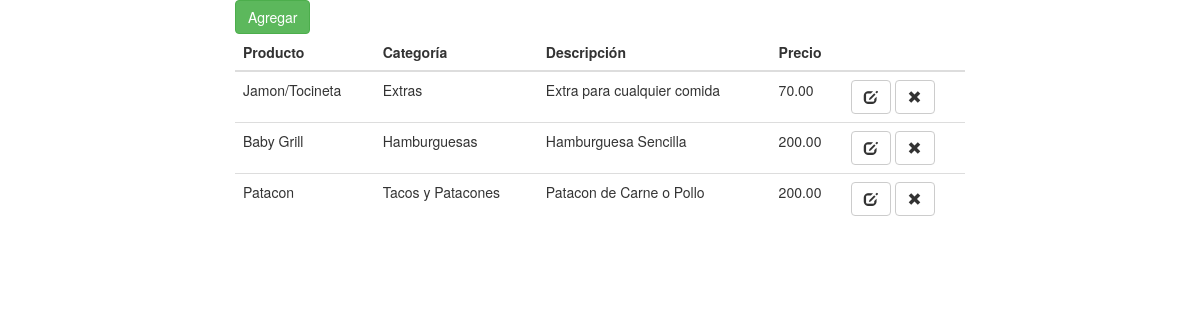
The app's page /index.php/main/productos with its own data.
### tables this page shows
CREATE TABLE `productos` (
  `id` int(11) NOT NULL AUTO_INCREMENT,
  `id_cat` int(11) NOT NULL,
  `nombre` varchar(255) NOT NULL,
  `descripcion` varchar(255) DEFAULT NULL,
  `precio` double(7,2) NOT NULL,
  PRIMARY KEY (`id`),
  KEY `id_cat` (`id_cat`),
  CONSTRAINT `productos_ibfk_1` FOREIGN KEY (`id_cat`) REFERENCES `categorias` (`id`)
);

CREATE TABLE `categorias` (
  `id` int(11) NOT NULL AUTO_INCREMENT,
  `nombre` varchar(255) NOT NULL,
  PRIMARY KEY (`id`)
);

### application/controllers/Main.php (called while the page is built, shortened)
<?php
class Main extends CI_Controller
{
	public function __construct(){
		$this->load->model('main_model');
		$this->load->helper(array('url'));
		$this->load->library('session');
	}
	public function productos() {
		$data['productos'] = $this->main_model->listar_productos();
		$this->load->view('productos', $data);
	}
}

### index.php (called while the page is built, shortened)
<?php
require_once BASEPATH.'core/CodeIgniter.php';

### application/models/Main_model.php (called while the page is built, shortened)
<?php
class Main_model extends CI_Model
{
    public function listar_productos() {
        $this->db->select('productos.id, productos.nombre, categorias.nombre as categoria, productos.id_cat, productos.descripcion, productos.precio');
        $this->db->join('categorias', 'productos.id_cat = categorias.id', 'inner');
        $this->db->order_by('categorias.nombre');
        $query = $this->db->get('productos');
        return $query->result();
    }
}

### application/views/productos.php (the view, shortened to what this page needs)
<!DOCTYPE html>
<html lang="">
    <head>
        <link href="<?=base_url('assets/css/bootstrap.min.css')?>" rel="stylesheet">
    </head>
    <body>
        <div class="container">
            <div class="col-md-8 col-md-offset-2">
                <button type="button" class="btn btn-success btn-agregar" data-toggle="modal" data-target="#myModal">
                Agregar
                </button>
                <table class="table table-hover">
                    <thead>
                        <tr>
                            <th>Producto</th>
                            <th>Categoría</th>
                            <th>Descripción</th>
                            <th>Precio</th>
                            <th></th>
                        </tr>
                    </thead>
                    <tbody>
                        <?php foreach ($productos as $row): ?>
                        <tr data-id-producto="<?= $row->id ?>">
                            <td class="nombre"><?= $row->nombre ?></td>
                            <td class="categoria"><?= $row->categoria ?></td>
                            <td class="descripcion"><?= $row->descripcion ?></td>
                            <td class="precio"><?= $row->precio ?></td>
                            <td>
                                <span><button class="btn btn-default btn-editar" data-toggle="modal" data-target="#myModal"><span class="glyphicon glyphicon-edit" type="submit"></span></button></span>
                                <span><button class="btn btn-default btn-eliminar" data-toggle="modal" data-target="#eliminarProducto"><span class="glyphicon glyphicon-remove" type="submit"></span></button></span>
                            </td>
                        </tr>
                        <?php endforeach ?>
                    </tbody>
                </table>
            </div>
        </div>
    </body>
</html>

### records on screen
productos: nombre "Jamon/Tocineta", id_cat.nombre "Extras", descripcion "Extra para cualquier comida", precio "70.00"
productos: nombre "Baby Grill", id_cat.nombre "Hamburguesas", descripcion "Hamburguesa Sencilla", precio "200.00"
productos: nombre "Patacon", id_cat.nombre "Tacos y Patacones", descripcion "Patacon de Carne o Pollo", precio "200.00"
